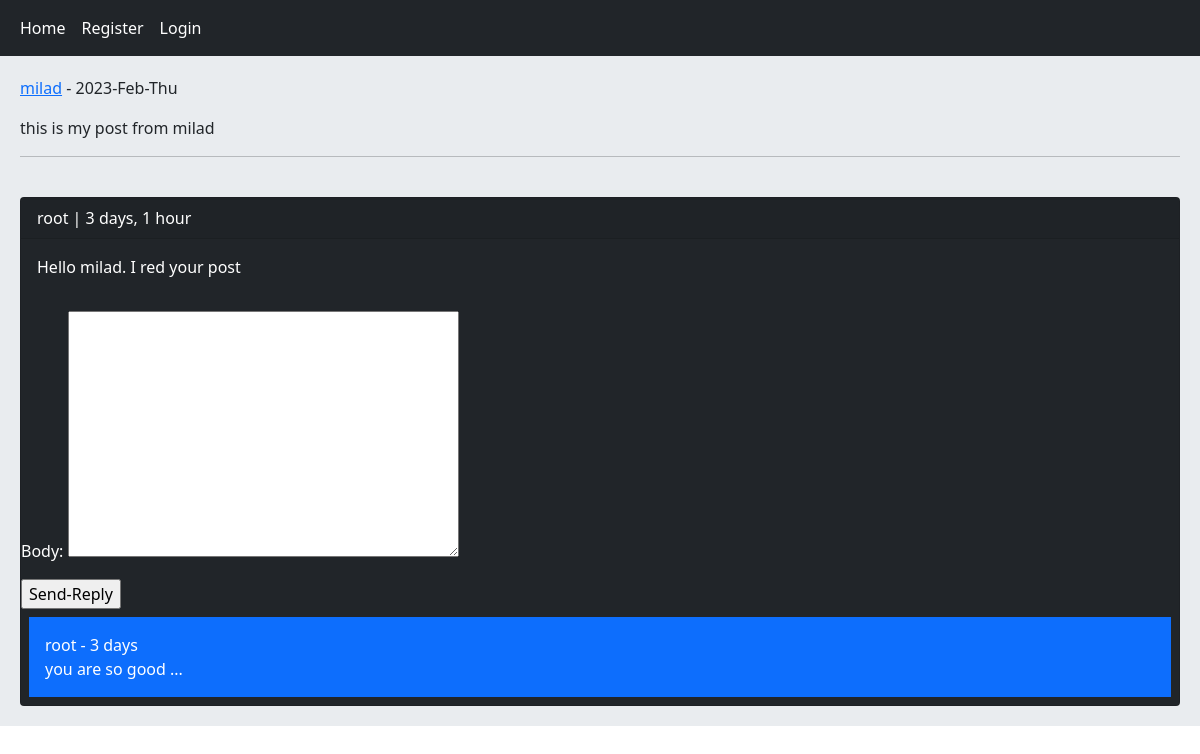
The page /detail/2/this-is-my-post-from-milad on the database its author committed.
### home/models.py (models this page shows, shortened)
class Post(models.Model):
    user = models.ForeignKey(User, on_delete=models.CASCADE, related_name='posts')
    body = models.TextField()
    slug = models.SlugField(max_length=60)
    created = models.DateTimeField(auto_now_add=True)
    updated = models.DateTimeField(auto_now=True)

class Comment(models.Model):
    user = models.ForeignKey(User, on_delete=models.CASCADE, related_name='ucomment')
    post = models.ForeignKey(Post, on_delete=models.CASCADE, related_name='pcomment')
    reply = models.ForeignKey('self', on_delete=models.CASCADE, related_name='rcomment', blank=True, null=True)
    is_reply = models.BooleanField(default=False)
    body = models.TextField(max_length=300)
    created = models.DateTimeField(auto_now_add=True)

### home/views.py (the view, shortened to what this page needs)
# urls.py: path('detail/<int:post_id>/<slug:post_slug>', views.PostDetailView.as_view(), name='post_detail'),
class PostDetailView(View):
    form_class = CommentCreateForm
    form_class_reply = CommentReplyForm
    def setup(self, request, *args, **kwargs):
        self.post_current = get_object_or_404(Post, pk=kwargs['post_id'], slug=kwargs['post_slug'])
        return super().setup(request, *args, **kwargs)
    def get(self, request, *args, **kwargs):
        post = self.post_current
        comments = post.pcomment.filter(is_reply=False)
        return render(request, 'home/detail.html', {'post': post, 'comments': comments, 'form': self.form_class,
                                                    'form_reply': self.form_class_reply})

### home/templates/home/detail.html (shortened to what this page needs)
{% extends 'base.html' %}
{% block content %}
    <p><a href="{% url 'account:user_profile' post.user.id %}">{{ post.user.username }}</a> - {{ post.updated|date:"Y-M-D"}}</p>
    <p>{{ post.body }}</p>
    <hr>
    <br>
    {% for comment in comments %}
        <div class="card bg-dark text-white">
            <p class="card-header">{{ comment.user }} | {{ comment.created|timesince }}</p>
            <p class="card-body">{{ comment.body }}</p>
            <form action="{% url 'home:add_reply' post.id comment.id %}" method="post">
                {{ form_reply.as_p }}
                <input type="submit" value="Send-Reply">
            </form>
           {% for reply in comment.rcomment.all %}
            <p class="bg-primary p-3 m-2">{{ reply.user }} - {{ reply.created|timesince }}<br>{{ reply.body }}</p>
           {% endfor %}
        </div>
    {% empty %}
        <p>No comments yet ..</p>
    {% endfor %}
{% endblock %}

### rows shown on the page
Post: user.username "milad", updated "2023-Feb-Thu", body "this is my post from milad"
Comment: user "root", created "3 days, 1 hour", body "Hello milad. I red your post"
Comment: user "root", created "3 days", body "you are so good ..."
